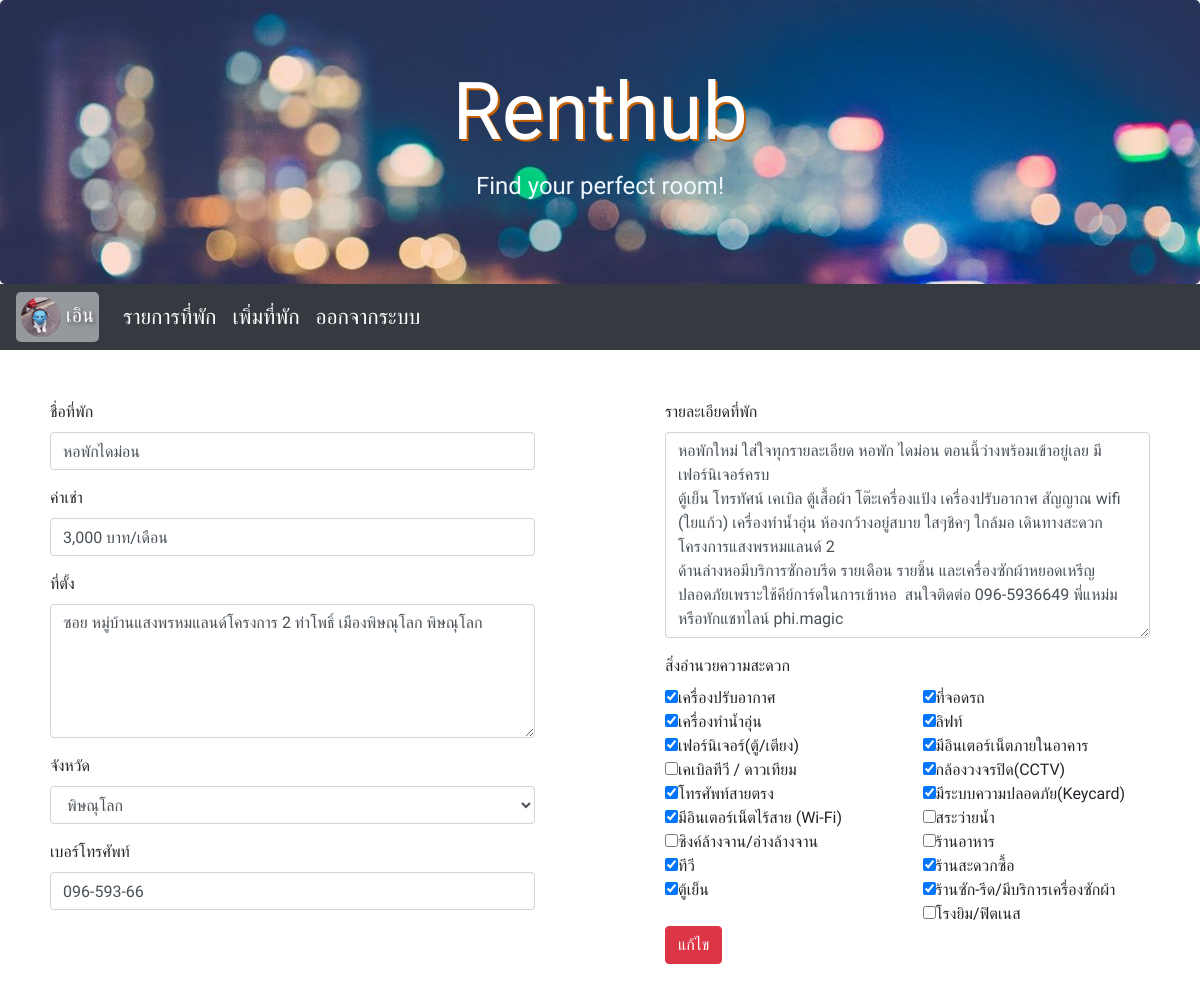
Page /edit.php?aid=40 (signed in) on the committed database.
### tables this page shows
CREATE TABLE `user` (
  `id` int(11) NOT NULL,
  `name` varchar(50) NOT NULL,
  `username` varchar(20) NOT NULL,
  `password` varchar(20) NOT NULL,
  `phone` varchar(10) NOT NULL,
  `profile_pic` varchar(255) NOT NULL DEFAULT 'user.png'
);

CREATE TABLE `aparment` (
  `id` int(11) NOT NULL,
  `apart_name` varchar(100) NOT NULL,
  `apart_detail` text NOT NULL,
  `apart_rent` varchar(30) NOT NULL DEFAULT 'โทรสอบถาม',
  `apart_facility` text NOT NULL,
  `apart_address` text NOT NULL,
  `apart_phone` varchar(10) NOT NULL,
  `apart_province` varchar(30) NOT NULL,
  `apart_img` varchar(255) NOT NULL DEFAULT 'no-image-box.png',
  `user_id` int(11) NOT NULL,
  `visitors` int(11) NOT NULL DEFAULT 0
);

### edit.php (the view, shortened to what this page needs)
<?php
include("connect.php");
?>
<!DOCTYPE html>
<html lang="en">
<head>
    <link rel="stylesheet" href="https://maxcdn.bootstrapcdn.com/bootstrap/4.4.1/css/bootstrap.min.css">
    <link rel="stylesheet" href="Main.css">
</head>
<body>
    <div class="jumbotron text-center head" style="margin-bottom:0">
        <h1>Renthub</h1>
        <p>Find your perfect room!</p>
    </div>
    <?php
    $uid = $_SESSION["user_id"];
    $q = "SELECT * FROM user WHERE id = $uid";
    $result = mysqli_query($conn, $q);
    $rs = mysqli_fetch_array($result);
    ?>
    <nav class="navbar navbar-expand-sm bg-dark navbar-dark">
        <a class="navbar-brand account" href="./user.php">
            <img src="<?= "img/" . $rs['profile_pic']; ?>" style="width:40px;border-radius: 50%;">&nbsp;<?= $rs['name'] ?>
        </a>
        <ul class="navbar-nav">
            <li class="nav-item a ">
                <a class="nav-link active" href="./list.php">รายการที่พัก</a>
            </li>
        </ul>
        <ul class="navbar-nav">
            <li class="nav-item a ">
                <a class="nav-link active" href="./add.php">เพิ่มที่พัก</a>
            </li>
        </ul>
        <ul class="navbar-nav">
            <li class="nav-item a ">
                <a class="nav-link active" href="./logout.php">ออกจากระบบ</a>
            </li>
        </ul>
    </nav>
    <?php
    $aid = $_GET['aid'];
    $sql = "SELECT * FROM aparment WHERE id = $aid";
    $result = mysqli_query($conn, $sql);
    $row = mysqli_fetch_array($result, MYSQLI_ASSOC);
    ?>
    <div class="row">
        <div class="col add">
            <form action="./check_edit.php" method="post" enctype="multipart/form-data">
                <div class="form-group">
                    <label>ชื่อที่พัก</label>
                    <input type="text" class="form-control" placeholder="กรอกชื่อที่พัก" name="apart_name" value="<?= $row['apart_name'] ?>">
                </div>
                <div class="form-group">
                    <label>ค่าเช่า</label>
                    <input type="text" class="form-control" placeholder="กรอกค่าเช่า" name="apart_rent" value="<?= $row['apart_rent'] ?>">
                </div>
                <div class="form-group">
                    <label>ที่ตั้ง</label>
                    <textarea class="form-control" rows="5" placeholder="กรอกที่อยู่" name="apart_address"><?= $row['apart_address'] ?></textarea>
                </div>
                <div class="form-group">
                    <label>จังหวัด</label>
                    <select class="form-control" name="apart_province" >
                        <option <?php if($row['apart_province'] == "พิษณุโลก"){ echo "selected"; } ?>>พิษณุโลก</option>
                    </select>
                </div>
                <div class="form-group">
                    <label>เบอร์โทรศัพท์</label>
                    <input type="text" class="form-control" placeholder="กรอกเบอร์โทรศัพท์" name="apart_phone" value="<?= $row['apart_phone'] ?>">
                </div>
        </div>
        <div class="col add">
            <div class="form-group">
                <label>รายละเอียดที่พัก</label>
                <textarea class="form-control" rows="8" placeholder="กรอกรายละเอียด" name="apart_detail"><?= $row['apart_detail'] ?></textarea>
            </div>
            <div class="form-check-inline-group">
                <label>สิ่งอำนวยความสะดวก</label><br>
                <div class="row">
                <?php
                    $text = $row['apart_facility'];
                    $text = explode(" ", $text);
                ?>
                    <div class="col">
                        <input type="checkbox" class="form-check-input-control" name="apart_facility[]" value="เครื่องปรับอากาศ " <?php if(in_array("เครื่องปรับอากาศ",$text)){echo "checked";}?> >เครื่องปรับอากาศ <br>
                        <input type="checkbox" class="form-check-input-control" name="apart_facility[]" value="เครื่องทำน้ำอุ่น " <?php if(in_array("เครื่องทำน้ำอุ่น",$text)){echo "checked";}?>  >เครื่องทำน้ำอุ่น <br>
                        <input type="checkbox" class="form-check-input-control" name="apart_facility[]" value="เฟอร์นิเจอร์(ตู้/เตียง) " <?php if(in_array("เฟอร์นิเจอร์(ตู้/เตียง)",$text)){echo "checked";}?> >เฟอร์นิเจอร์(ตู้/เตียง)<br>
                        <input type="checkbox" class="form-check-input-control" name="apart_facility[]" value="เคเบิลทีวี/ดาวเทียม " <?php if(in_array("เคเบิลทีวี/ดาวเทียม",$text)){echo "checked";}?> >เคเบิลทีวี / ดาวเทียม<br>
                        <input type="checkbox" class="form-check-input-control" name="apart_facility[]" value="โทรศัพท์สายตรง " <?php if(in_array("โทรศัพท์สายตรง",$text)){echo "checked";}?> >โทรศัพท์สายตรง<br>
                        <input type="checkbox" class="form-check-input-control" name="apart_facility[]" value="มีอินเตอร์เน็ตไร้สาย(Wi-Fi) " <?php if(in_array("มีอินเตอร์เน็ตไร้สาย(Wi-Fi)",$text)){echo "checked";}?> >มีอินเตอร์เน็ตไร้สาย (Wi-Fi)<br>
                        <input type="checkbox" class="form-check-input-control" name="apart_facility[]" value="ซิงค์ล้างจาน/อ่างล้างจาน " <?php if(in_array("ซิงค์ล้างจาน/อ่างล้างจาน",$text)){echo "checked";}?> >ซิงค์ล้างจาน/อ่างล้างจาน<br>
                        <input type="checkbox" class="form-check-input-control" name="apart_facility[]" value="ทีวี " <?php if(in_array("ทีวี",$text)){echo "checked";}?> >ทีวี<br>
                        <input type="checkbox" class="form-check-input-control" name="apart_facility[]" value="ตู้เย็น " <?php if(in_array("ตู้เย็น",$text)){echo "checked";}?> >ตู้เย็น<br>
                    </div>
                    <div class="col">
                        <input type="checkbox" class="form-check-input-control" name="apart_facility[]" value="ที่จอดรถ " <?php if(in_array("ที่จอดรถ",$text)){echo "checked";}?> >ที่จอดรถ <br>
                        <input type="checkbox" class="form-check-input-control" name="apart_facility[]" value="ลิฟท์ " <?php if(in_array("ลิฟท์",$text)){echo "checked";}?> >ลิฟท์ <br>
                        <input type="checkbox" class="form-check-input-control" name="apart_facility[]" value="มีอินเตอร์เน็ตภายในอาคาร " <?php if(in_array("มีอินเตอร์เน็ตภายในอาคาร",$text)){echo "checked";}?> >มีอินเตอร์เน็ตภายในอาคาร <br>
                        <input type="checkbox" class="form-check-input-control" name="apart_facility[]" value="กล้องวงจรปิด(CCTV) " <?php if(in_array("กล้องวงจรปิด(CCTV)",$text)){echo "checked";}?> >กล้องวงจรปิด(CCTV) <br>
                        <input type="checkbox" class="form-check-input-control" name="apart_facility[]" value="มีระบบความปลอดภัย(Keycard) " <?php if(in_array("มีระบบความปลอดภัย(Keycard)",$text)){echo "checked";}?> >มีระบบความปลอดภัย(Keycard) <br>
                        <input type="checkbox" class="form-check-input-control" name="apart_facility[]" value="สระว่ายน้ำ " <?php if(in_array("สระว่ายน้ำ",$text)){echo "checked";}?> >สระว่ายน้ำ <br>
                        <input type="checkbox" class="form-check-input-control" name="apart_facility[]" value="ร้านอาหาร " <?php if(in_array("ร้านอาหาร",$text)){echo "checked";}?> >ร้านอาหาร <br>
                        <input type="checkbox" class="form-check-input-control" name="apart_facility[]" value="ร้านสะดวกซื้อ " <?php if(in_array("ร้านสะดวกซื้อ",$text)){echo "checked";}?> >ร้านสะดวกซื้อ <br>
                        <input type="checkbox" class="form-check-input-control" name="apart_facility[]" value="ร้านซัก-รีด/มีบริการเครื่องซักผ้า " <?php if(in_array("ร้านซัก-รีด/มีบริการเครื่องซักผ้า",$text)){echo "checked";}?> >ร้านซัก-รีด/มีบริการเครื่องซักผ้า <br>
                        <input type="checkbox" class="form-check-input-control" name="apart_facility[]" value="โรงยิม/ฟิตเนส " <?php if(in_array("โรงยิม/ฟิตเนส",$text)){echo "checked";}?> >โรงยิม/ฟิตเนส <br>
                    </div>
                </div>
            </div>
            <div>
                <button type="submit" class="btn btn-danger" onClick="javascript: return confirm('ยืนยันการแก้ไข');">แก้ไข</button>
            </div>
        </div>
    </div>
</body>
</html>

### Main.css (style rules this page uses)
* { font-family: 'Barlow Condensed', 'Kanit'; }
li > a { font-size: 16pt; }
.head > h1 { font-family: 'Pattaya', sans-serif; font-size: 60pt; color: rgb(255, 255, 255); text-shadow: 2px 2px #c55f00 ; }
.head > p { font-size: 18pt; color: aliceblue; }
.head { background-image: url('./img/bg.jpg'); background-size: cover; }
.account { background-color:rgba(255, 255, 255, 0.48); padding: 5px; border-radius: 5px; text-shadow: 2px 2px 4px #535252; }
.add { margin: 50px; }

### rows in the picture
user: profile_pic (picture), name "เอิน"
aparment: apart_name "หอพักไดม่อน", apart_rent "3,000 บาท/เดือน", apart_address "ซอย หมู่บ้านแสงพรหมแลนด์โครงการ 2 ท่าโพธิ์ เมืองพิษณุโลก พิษณุโลก", apart_province "พิษณุโลก", apart_phone "096-593-66", apart_detail "หอพักใหม่ ใส่ใจทุกรายละเอียด หอพัก ไดม่อน ตอนนี้ว่างพร้อมเข้าอยู่เลย มีเฟอร์นิเจอร์ครบ ตู้เย็น โทรทัศน์ เคเบิล ตู้เสื้อผ้า โต๊ะเครื่องแป้ง เครื่องปรับอากาศ สัญญาณ wifi (ใยแก้ว) เครื่องทำน้ำอุ่น ห้องกว้างอยู่สบาย ใสๆชิคๆ ใกล้มอ เดินทางสะดวก โครงการแสงพรหมแลนด์ 2 ด้านล่างหอมีบริการซักอบรีด รายเดือน รายชิ้น และเครื่องซักผ้าหยอดเหรีญ ปลอดภัยเพราะใช้คีย์การ์ดในการเข้าหอ สนใจติดต่อ 096-5936649 พี่แหม่ม หรือทักแชทไลน์ phi.magic", apart_facility "☑"
